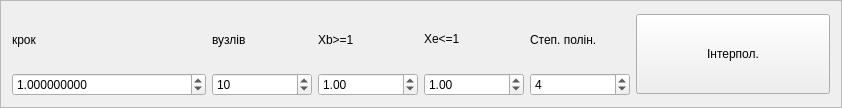
<?xml version="1.0" encoding="UTF-8"?>
<ui version="4.0">
 <class>B_spline</class>
 <widget class="QFrame" name="B_spline">
  <property name="geometry">
   <rect>
    <x>0</x>
    <y>0</y>
    <width>842</width>
    <height>108</height>
   </rect>
  </property>
  <property name="windowTitle">
   <string>Frame</string>
  </property>
  <property name="frameShape">
   <enum>QFrame::StyledPanel</enum>
  </property>
  <property name="frameShadow">
   <enum>QFrame::Raised</enum>
  </property>
  <layout class="QGridLayout" name="gridLayout">
   <item row="0" column="2">
    <widget class="QLabel" name="label_32">
     <property name="sizePolicy">
      <sizepolicy hsizetype="Preferred" vsizetype="MinimumExpanding">
       <horstretch>0</horstretch>
       <verstretch>0</verstretch>
      </sizepolicy>
     </property>
     <property name="text">
      <string>вузлів</string>
     </property>
     <property name="scaledContents">
      <bool>false</bool>
     </property>
    </widget>
   </item>
   <item row="1" column="0">
    <widget class="QDoubleSpinBox" name="B_splineStep">
     <property name="decimals">
      <number>9</number>
     </property>
     <property name="minimum">
      <double>-2.000000000000000</double>
     </property>
     <property name="maximum">
      <double>999999999.000000000000000</double>
     </property>
     <property name="singleStep">
      <double>0.010000000000000</double>
     </property>
     <property name="value">
      <double>1.000000000000000</double>
     </property>
    </widget>
   </item>
   <item row="0" column="7">
    <widget class="QLabel" name="label_5">
     <property name="text">
      <string>Степ. полін.</string>
     </property>
    </widget>
   </item>
   <item row="1" column="7">
    <widget class="QDoubleSpinBox" name="B_splineK">
     <property name="maximumSize">
      <size>
       <width>100</width>
       <height>16777215</height>
      </size>
     </property>
     <property name="decimals">
      <number>0</number>
     </property>
     <property name="minimum">
      <double>1.000000000000000</double>
     </property>
     <property name="maximum">
      <double>5.000000000000000</double>
     </property>
     <property name="value">
      <double>4.000000000000000</double>
     </property>
    </widget>
   </item>
   <item row="0" column="6">
    <widget class="QLabel" name="label_34">
     <property name="text">
      <string>Xe&lt;=1</string>
     </property>
    </widget>
   </item>
   <item row="1" column="6">
    <widget class="QDoubleSpinBox" name="B_spline_xe">
     <property name="maximumSize">
      <size>
       <width>100</width>
       <height>16777215</height>
      </size>
     </property>
     <property name="toolTip">
      <string>Відступ  в кінці</string>
     </property>
     <property name="minimum">
      <double>0.010000000000000</double>
     </property>
     <property name="maximum">
      <double>99.989999999999995</double>
     </property>
     <property name="singleStep">
      <double>0.010000000000000</double>
     </property>
     <property name="value">
      <double>1.000000000000000</double>
     </property>
    </widget>
   </item>
   <item row="1" column="2">
    <widget class="QSpinBox" name="B_splineNKnots">
     <property name="maximumSize">
      <size>
       <width>100</width>
       <height>16777215</height>
      </size>
     </property>
     <property name="minimum">
      <number>2</number>
     </property>
     <property name="maximum">
      <number>999999999</number>
     </property>
     <property name="value">
      <number>10</number>
     </property>
    </widget>
   </item>
   <item row="1" column="4">
    <widget class="QDoubleSpinBox" name="B_spline_xb">
     <property name="maximumSize">
      <size>
       <width>100</width>
       <height>16777215</height>
      </size>
     </property>
     <property name="toolTip">
      <string>Відступ на початку</string>
     </property>
     <property name="whatsThis">
      <string/>
     </property>
     <property name="minimum">
      <double>0.010000000000000</double>
     </property>
     <property name="singleStep">
      <double>0.010000000000000</double>
     </property>
     <property name="value">
      <double>1.000000000000000</double>
     </property>
    </widget>
   </item>
   <item row="0" column="4">
    <widget class="QLabel" name="label_33">
     <property name="text">
      <string>Xb&gt;=1</string>
     </property>
    </widget>
   </item>
   <item row="0" column="0">
    <widget class="QLabel" name="label_21">
     <property name="text">
      <string>крок</string>
     </property>
    </widget>
   </item>
   <item row="0" column="9" rowspan="2">
    <widget class="QPushButton" name="B_splineOk">
     <property name="minimumSize">
      <size>
       <width>100</width>
       <height>80</height>
      </size>
     </property>
     <property name="text">
      <string>Інтерпол.</string>
     </property>
    </widget>
   </item>
  </layout>
 </widget>
 <resources/>
 <connections/>
</ui>
